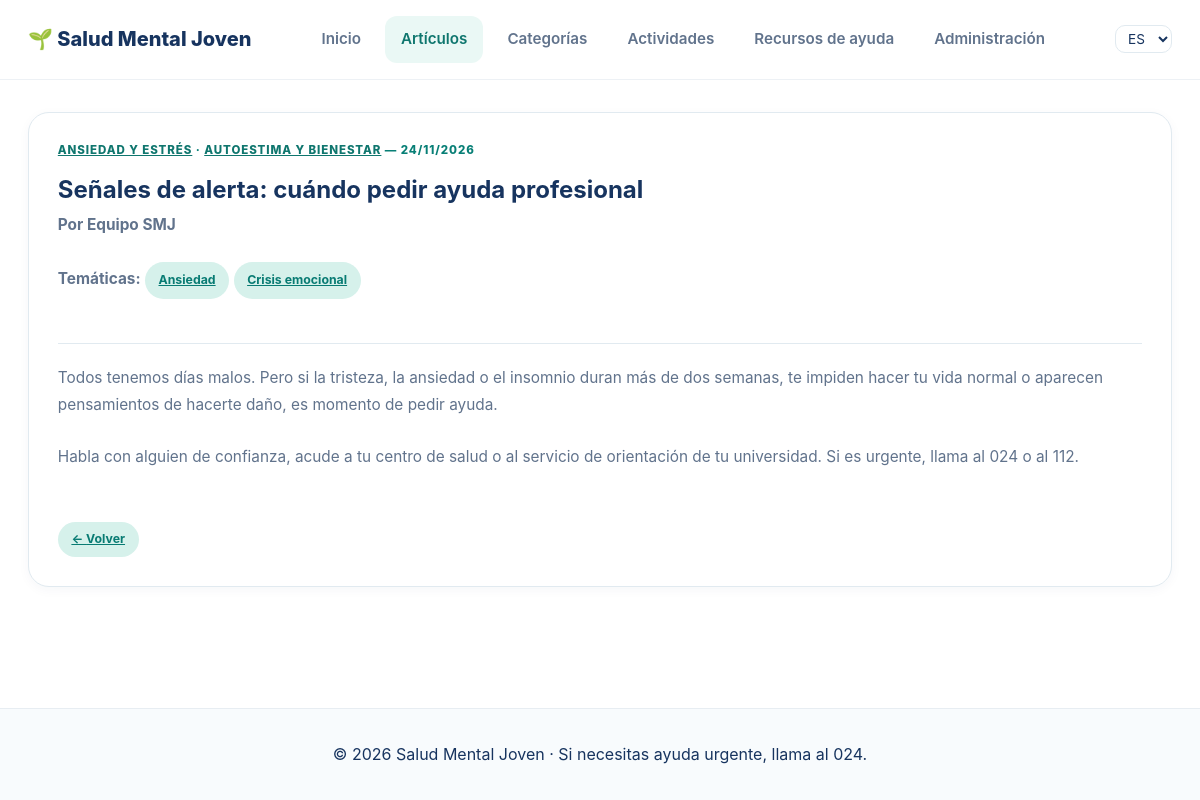
Page /es/articulos/4/ on the committed database.
### appSaludMentalJoven/models.py (models this page shows, shortened)
class Categoria(models.Model):
    nombre = models.CharField(max_length=100, verbose_name="Nombre de la categoría")
    descripcion = models.TextField(blank=True, verbose_name="Descripción")
    class Meta:
        verbose_name = "Categoría"
        verbose_name_plural = "Categorías"
        ordering = ['nombre']

class Articulo(models.Model):
    titulo = models.CharField(max_length=200, verbose_name="Título del artículo")
    resumen = models.CharField(max_length=300, verbose_name="Resumen")
    contenido = models.TextField(verbose_name="Contenido completo")
    autor = models.CharField(max_length=100, default="Equipo SMJ", verbose_name="Autor/a")
    categorias = models.ManyToManyField(Categoria, related_name='articulos', verbose_name="Categorías")
    tematicas = models.ManyToManyField(Tematica, blank=True, related_name='articulos', verbose_name="Temáticas")
    fecha_publicacion = models.DateField(auto_now_add=True, verbose_name="Fecha de publicación")
    class Meta:
        verbose_name = "Artículo"
        verbose_name_plural = "Artículos"
        ordering = ['-fecha_publicacion']

class Tematica(models.Model):
    nombre = models.CharField(max_length=100, unique=True, verbose_name="Nombre de la temática")
    descripcion = models.TextField(blank=True, verbose_name="Descripción")
    class Meta:
        verbose_name = "Temática"
        verbose_name_plural = "Temáticas"
        ordering = ['nombre']

### appSaludMentalJoven/views.py (the view)
# urls.py: path('articulos/<int:articulo_id>/', views.ArticuloDetailView.as_view(), name='detalle_articulo'),
class ArticuloDetailView(DetailView):
    model = Articulo
    template_name = 'articulo_detail.html'
    context_object_name = 'articulo'
    pk_url_kwarg = 'articulo_id'

### appSaludMentalJoven/templates/articulo_detail.html (shortened to what this page needs)
{% extends 'base.html' %}
{% load i18n %}
{% block content %}
<article class="info-card">
    <span class="card-number">
        {% for c in articulo.categorias.all %}<a href="{% url 'appSaludMentalJoven:detalle_categoria' c.id %}">{{ c.nombre|upper }}</a>{% if not forloop.last %} · {% endif %}{% endfor %}
        — {{ articulo.fecha_publicacion|date:"d/m/Y" }}
    </span>
    <h1>{{ articulo.titulo }}</h1>
    <p><strong>{% translate "Por" %} {{ articulo.autor }}</strong></p>
    {% if articulo.tematicas.exists %}
    <p><strong>{% translate "Temáticas" %}:</strong>
        {% for t in articulo.tematicas.all %}<a href="{% url 'appSaludMentalJoven:detalle_tematica' t.id %}" class="tag">{{ t.nombre }}</a> {% endfor %}
    </p>
    {% endif %}
    <hr>
    <div>{{ articulo.contenido|linebreaks }}</div>
    <br>
    <a href="{% url 'appSaludMentalJoven:articulos' %}" class="tag">&larr; {% translate "Volver" %}</a>
</article>
{% endblock %}

### appSaludMentalJoven/static/css/style.css (style rules this page uses)
:root { --color-primary: #0d9488; --color-primary-hover: #0f766e; --color-primary-light: #d8f3ed; --color-secondary: #3478c7; --color-accent: #8062ce; --color-text-main: #17345f; --color-text-muted: #61738c; --color-bg-page: #ffffff; --color-bg-card: #ffffff; --color-border: #e1eaf0; --radius-sm: 10px; --radius-md: 16px; --radius-lg: 26px; --shadow-sm: 0 3px 12px rgba(23, 52, 95, 0.04); --shadow-md: 0 14px 32px rgba(23, 52, 95, 0.09); --font-family: -apple-system, BlinkMacSystemFont, "Segoe UI", Roboto, "Helvetica Neue", Arial, sans-serif; }
*, *::before, *::after { box-sizing: border-box; margin: 0; padding: 0; }
html { scroll-behavior: smooth; scroll-padding-top: 100px; }
body { font-family: var(--font-family); background-color: var(--color-bg-page); color: var(--color-text-main); line-height: 1.7; display: flex; flex-direction: column; min-height: 100vh; }
a { color: var(--color-primary-hover); }
.info-card { display: flex; flex-direction: column; align-items: flex-start; min-width: 0; padding: 1.8rem; background-color: var(--color-bg-card); border: 1px solid var(--color-border); border-radius: 21px; box-shadow: var(--shadow-sm); transition: transform 0.25s ease, box-shadow 0.25s ease; }
.card-number { margin-bottom: 0.55rem; color: #087f76; font-size: 0.72rem; font-weight: 800; letter-spacing: 0.08em; }
.info-card p { flex: 1; margin-bottom: 1.5rem; color: var(--color-text-muted); font-size: 0.96rem; line-height: 1.8; }
.tag { display: inline-block; align-self: flex-start; padding: 0.45rem 0.85rem; color: #087b73; background-color: #d6f1eb; border-radius: 999px; font-size: 0.77rem; font-weight: 750; }
.info-card hr { align-self: stretch; height: 0; margin: 1.25rem 0; border: 0; border-top: 1px solid var(--color-border); }
.info-card > .tag { margin-top: auto; }

### rows in the picture
Categoria: nombre "ANSIEDAD Y ESTRÉS"
Categoria: nombre "AUTOESTIMA Y BIENESTAR"
Articulo: fecha_publicacion "24/11/2026", titulo "Señales de alerta: cuándo pedir ayuda profesional", autor "Equipo SMJ", contenido "Todos tenemos días malos. Pero si la tristeza, la ansiedad o el insomnio duran más de dos semanas, te impiden hacer tu vida normal o aparecen pensamientos de hacerte daño, es momento de pedir ayuda. Habla con alguien de confianza, acude a tu centro de salud o al servicio de orientación de tu universidad. Si es urgente, llama al 024 o al 112."
Tematica: nombre "Ansiedad"
Tematica: nombre "Crisis emocional"

### other values in the picture
form field language "ES"
